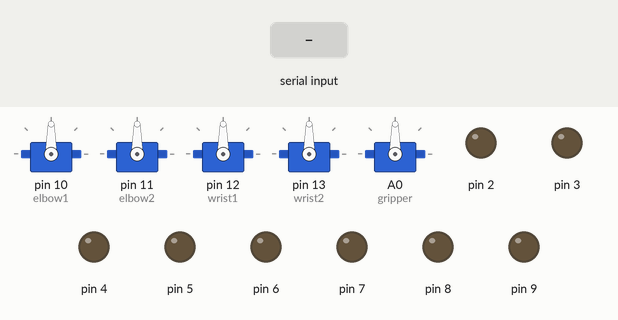
This sketch was run on a simulated Arduino Uno, built with avr-gcc and run on an emulated ATmega328P. On the bench: 5 × servo, output pins drawn as LEDs (lit = HIGH). The inputs (shaded band) are chosen by the test bench.

Above: at 1.2 s.
1.3 s: "R" received over Serial
At 2.0 s:
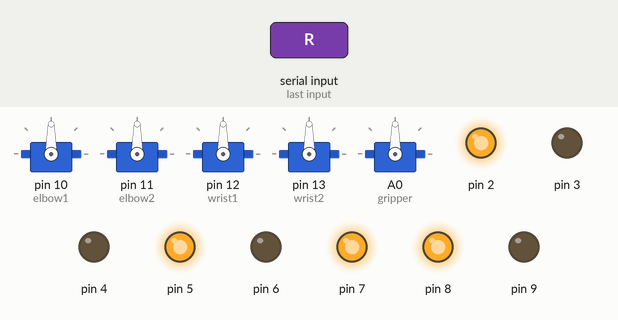
2.8 s: "L" received over Serial
At 3.2 s:
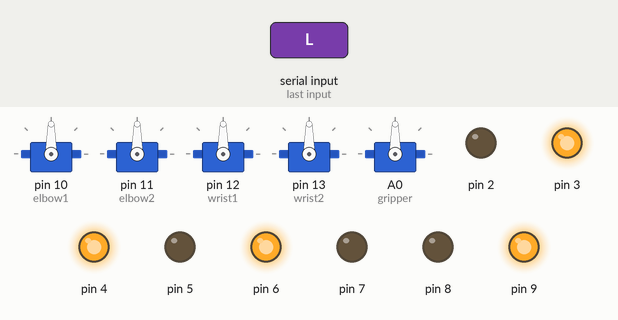
4.3 s: "S" received over Serial
At 5.5 s:
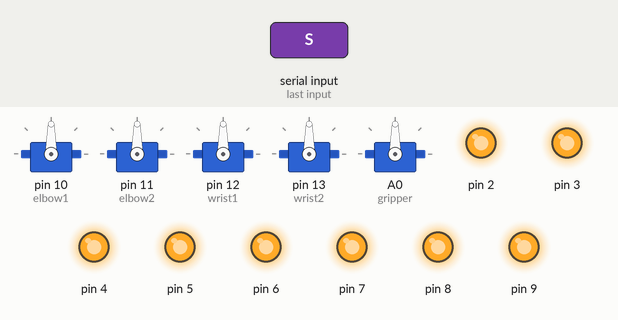
5.8 s: "G90\n" received over Serial
At 6.7 s:
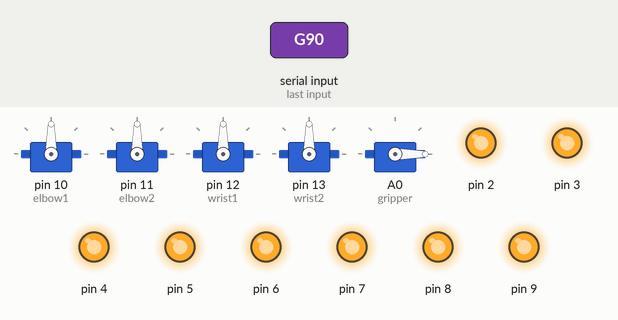
7.3 s: "P90\n" received over Serial
At 7.8 s:
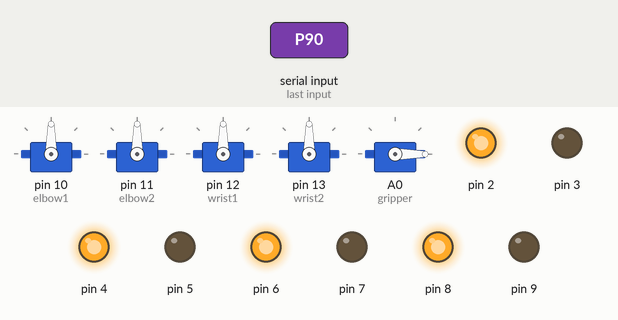
8.8 s: "U90\n" received over Serial
At 10.1 s:
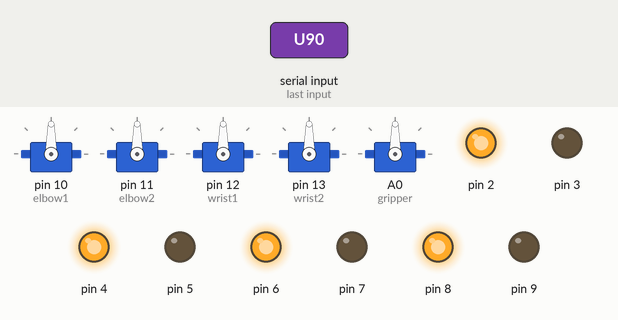
Timing chart, 0 to 11.3 s (numbered marks = the images above; inputs shaded):
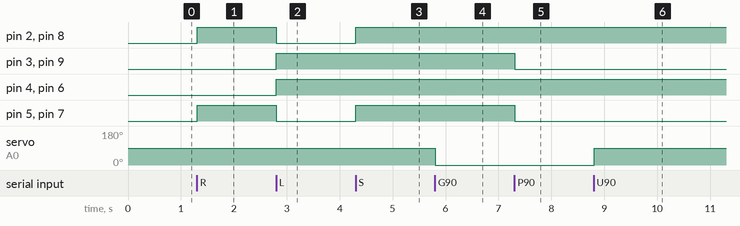

The sketch:

Final__Arduino_code.pde
```cpp
#include <Servo.h>

Servo elbow1,elbow2,wrist1,wrist2,gripper;
unsigned long int num=0,value;
int pos,digit,mode;

char ch;

void setup()
{
  Serial.begin(9600);

  elbow1.attach(10);
  elbow2.attach(11);
  wrist1.attach(12);
  wrist2.attach(13);
  gripper.attach(A0);

  pinMode(2,OUTPUT);
  pinMode(3,OUTPUT);
  pinMode(4,OUTPUT);
  pinMode(5,OUTPUT);

  pinMode(6,OUTPUT);
  pinMode(7,OUTPUT);
  pinMode(8,OUTPUT);
  pinMode(9,OUTPUT);

}

void loop()
{
  if(Serial.available())
  {
    delay(5);
    switch(Serial.read())
      {
        case 'A': Motors(1);
        break;

        case 'B':Motors(2);
        break;

        case 'G':gripper.write(00);
        break;

        case 'U':gripper.write(90);
        break;

        case 'P': moveForward();
               delay(1000);
        break;

        case 'R': turnLeft();
               delay(1000);
        break;

        case 'L':
               turnRight();
               delay(1000);
        break;

        case 'S':stop();
                delay(1000);
                break;
    }
  }
}

void Motors(int motor_num)
{
    ch=Serial.read();

    while(ch!='E')
    {
        digit=(ch-48);
        num=(num*10)+digit;
        delay(5);
        ch=Serial.read();
     }

   switch(motor_num)
   {
      case 1:elbow1.write(num);elbow2.write(num);
      break;

      case 2:wrist1.write(num);wrist2.write(180-num);
      break;
    }
  num=0;
}


void moveForward()
{
 digitalWrite(2,HIGH);
 digitalWrite(3,LOW);

 digitalWrite(4,HIGH);
 digitalWrite(5,LOW);

 digitalWrite(6,HIGH);
 digitalWrite(7,LOW);

 digitalWrite(8,HIGH);
 digitalWrite(9,LOW);
}

void turnRight()
{
 digitalWrite(2,LOW);
 digitalWrite(3,HIGH);

 digitalWrite(4,HIGH);
 digitalWrite(5,LOW);

 digitalWrite(6,HIGH);
 digitalWrite(7,LOW);

 digitalWrite(8,LOW);
 digitalWrite(9,HIGH);
}
void turnLeft()
{
 digitalWrite(2,HIGH);
 digitalWrite(3,LOW);

 digitalWrite(4,LOW);
 digitalWrite(5,HIGH);

 digitalWrite(6,LOW);
 digitalWrite(7,HIGH);

 digitalWrite(8,HIGH);
 digitalWrite(9,LOW);
}

void stop()
{
  digitalWrite(2,HIGH);
 digitalWrite(3,HIGH);

 digitalWrite(4,HIGH);
 digitalWrite(5,HIGH);

 digitalWrite(6,HIGH);
 digitalWrite(7,HIGH);

 digitalWrite(8,HIGH);
 digitalWrite(9,HIGH);
}
```

Measured:
- after the input at 1.3 s, pin 2, pin 5, pin 7, pin 8: LOW → HIGH at once
- after the input at 2.8 s, pin 2, pin 5, pin 7, pin 8: HIGH → LOW at once; pin 3, pin 4, pin 6, pin 9: LOW → HIGH at once
- after the input at 4.3 s, pin 2, pin 5, pin 7, pin 8: LOW → HIGH at once
- after the input at 5.8 s, servo on A0 (gripper): 90° → 0° at once
- after the input at 7.3 s, pin 3, pin 5, pin 7, pin 9: HIGH → LOW at once
- after the input at 8.8 s, servo on A0 (gripper): 0° → 90° at once
